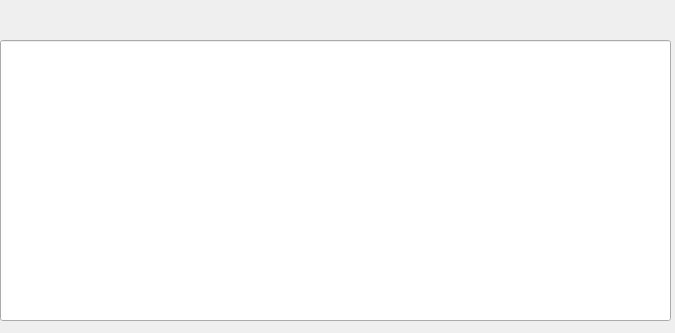
<?xml version="1.0" encoding="UTF-8"?>
<ui version="4.0">
 <class>showService</class>
 <widget class="QDialog" name="showService">
  <property name="geometry">
   <rect>
    <x>0</x>
    <y>0</y>
    <width>675</width>
    <height>333</height>
   </rect>
  </property>
  <property name="windowTitle">
   <string>Dialog</string>
  </property>
  <widget class="QLineEdit" name="line_ServiceDescription">
   <property name="geometry">
    <rect>
     <x>0</x>
     <y>40</y>
     <width>671</width>
     <height>281</height>
    </rect>
   </property>
  </widget>
 </widget>
 <resources/>
 <connections/>
</ui>
